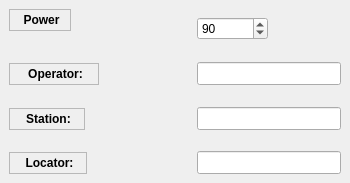
        <widget class="QWidget" name="TabPage">
         <attribute name="title">
          <string>My Data</string>
         </attribute>
         <widget class="QLabel" name="textLabel2_6_2_2">
          <property name="geometry">
           <rect>
            <x>9</x>
            <y>152</y>
            <width>78</width>
            <height>22</height>
           </rect>
          </property>
          <property name="sizePolicy">
           <sizepolicy hsizetype="Fixed" vsizetype="Fixed">
            <horstretch>0</horstretch>
            <verstretch>0</verstretch>
           </sizepolicy>
          </property>
          <property name="frameShape">
           <enum>QFrame::StyledPanel</enum>
          </property>
          <property name="text">
           <string>&lt;p align=&quot;center&quot;&gt;&lt;b&gt;Locator:&lt;/b&gt;&lt;/p&gt;</string>
          </property>
          <property name="wordWrap">
           <bool>false</bool>
          </property>
         </widget>
         <widget class="QLabel" name="powerTextLabel">
          <property name="geometry">
           <rect>
            <x>9</x>
            <y>9</y>
            <width>62</width>
            <height>22</height>
           </rect>
          </property>
          <property name="frameShape">
           <enum>QFrame::StyledPanel</enum>
          </property>
          <property name="frameShadow">
           <enum>QFrame::Raised</enum>
          </property>
          <property name="text">
           <string>&lt;p align=&quot;center&quot;&gt;&lt;b&gt;Power&lt;/b&gt;&lt;/p&gt;</string>
          </property>
          <property name="wordWrap">
           <bool>false</bool>
          </property>
         </widget>
         <widget class="QSpinBox" name="powerSpinBox">
          <property name="geometry">
           <rect>
            <x>197</x>
            <y>17</y>
            <width>71</width>
            <height>23</height>
           </rect>
          </property>
          <property name="toolTip">
           <string>Power used to make this QSO</string>
          </property>
          <property name="suffix">
           <string/>
          </property>
          <property name="maximum">
           <number>15000</number>
          </property>
          <property name="value">
           <number>90</number>
          </property>
         </widget>
         <widget class="QLineEdit" name="stationCallsignLineEdit">
          <property name="geometry">
           <rect>
            <x>197</x>
            <y>107</y>
            <width>144</width>
            <height>23</height>
           </rect>
          </property>
          <property name="sizePolicy">
           <sizepolicy hsizetype="Fixed" vsizetype="Fixed">
            <horstretch>0</horstretch>
            <verstretch>0</verstretch>
           </sizepolicy>
          </property>
          <property name="toolTip">
           <string>The call of the station used to work this QSO</string>
          </property>
         </widget>
         <widget class="QLineEdit" name="myLocatorLineEdit">
          <property name="geometry">
           <rect>
            <x>197</x>
            <y>151</y>
            <width>144</width>
            <height>23</height>
           </rect>
          </property>
          <property name="sizePolicy">
           <sizepolicy hsizetype="Fixed" vsizetype="Fixed">
            <horstretch>0</horstretch>
            <verstretch>0</verstretch>
           </sizepolicy>
          </property>
          <property name="toolTip">
           <string>The locator of the station</string>
          </property>
         </widget>
         <widget class="QLineEdit" name="operatorLineEdit">
          <property name="geometry">
           <rect>
            <x>197</x>
            <y>62</y>
            <width>144</width>
            <height>23</height>
           </rect>
          </property>
          <property name="sizePolicy">
           <sizepolicy hsizetype="Fixed" vsizetype="Fixed">
            <horstretch>0</horstretch>
            <verstretch>0</verstretch>
           </sizepolicy>
          </property>
          <property name="toolTip">
           <string>The operator that worked this QSO</string>
          </property>
         </widget>
         <widget class="QLabel" name="operatortextLabel_2">
          <property name="geometry">
           <rect>
            <x>9</x>
            <y>63</y>
            <width>90</width>
            <height>22</height>
           </rect>
          </property>
          <property name="sizePolicy">
           <sizepolicy hsizetype="Fixed" vsizetype="Fixed">
            <horstretch>0</horstretch>
            <verstretch>0</verstretch>
           </sizepolicy>
          </property>
          <property name="toolTip">
           <string>The operator that worked this QSO</string>
          </property>
          <property name="frameShape">
           <enum>QFrame::StyledPanel</enum>
          </property>
          <property name="text">
           <string>&lt;p align=&quot;center&quot;&gt;&lt;b&gt;Operator:&lt;/b&gt;&lt;/p&gt;</string>
          </property>
          <property name="wordWrap">
           <bool>false</bool>
          </property>
         </widget>
         <widget class="QLabel" name="stationCallsigntextLabel">
          <property name="geometry">
           <rect>
            <x>9</x>
            <y>108</y>
            <width>76</width>
            <height>22</height>
           </rect>
          </property>
          <property name="sizePolicy">
           <sizepolicy hsizetype="Fixed" vsizetype="Fixed">
            <horstretch>0</horstretch>
            <verstretch>0</verstretch>
           </sizepolicy>
          </property>
          <property name="minimumSize">
           <size>
            <width>0</width>
            <height>0</height>
           </size>
          </property>
          <property name="toolTip">
           <string>The call of the station used to work this QSO</string>
          </property>
          <property name="frameShape">
           <enum>QFrame::StyledPanel</enum>
          </property>
          <property name="text">
           <string>&lt;p align=&quot;center&quot;&gt;&lt;b&gt;Station:&lt;/b&gt;&lt;/p&gt;</string>
          </property>
          <property name="alignment">
           <set>Qt::AlignVCenter</set>
          </property>
          <property name="wordWrap">
           <bool>false</bool>
          </property>
         </widget>
        </widget>
